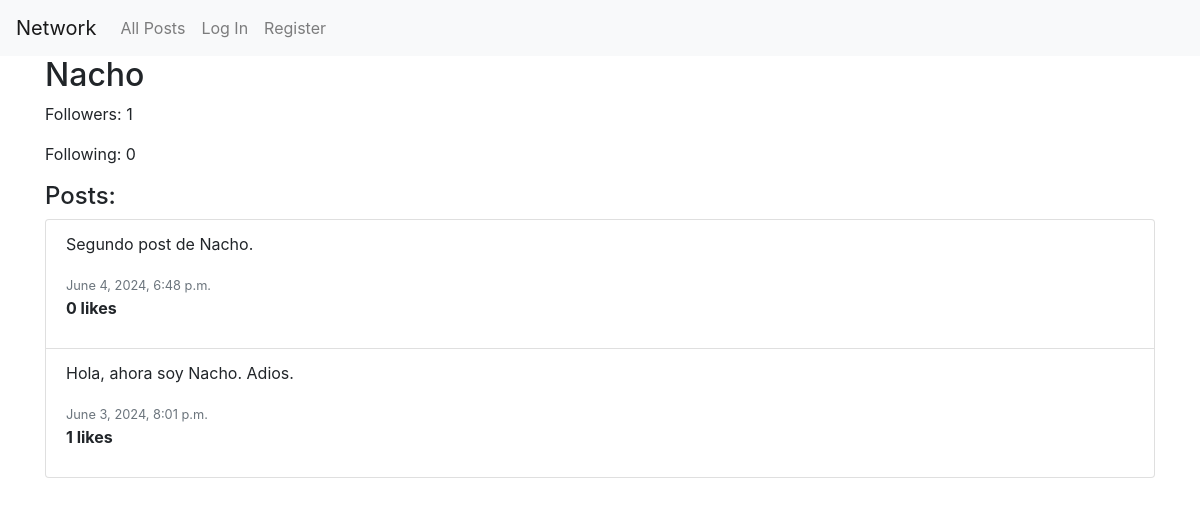
The page /profile/Nacho/ on the database its author committed.
### network/models.py (models this page shows, shortened)
class User(AbstractUser):
    pass

class Post(models.Model):
    user = models.ForeignKey(User, on_delete=models.CASCADE, related_name="posts")
    content = models.TextField(blank=True)
    timestamp = models.DateTimeField(auto_now_add=True)

### network/views.py (the view)
# urls.py: path('profile/<str:username>/', views.profile, name='profile'),  # Ruta para ver el perfil de usuario
def profile(request, username):
    user_profile = get_object_or_404(User, username=username)
    user_with_counts = User.objects.filter(username=username).annotate(
        followers_count=Count('followed'),  # followed es el related_name para los seguidores
        following_count=Count('follower')   # follower es el related_name para los seguidos
    ).get()
    posts = Post.objects.filter(user=user_profile).annotate(likes_count=Count('liked')).order_by('-timestamp')
    following = False
    if request.user.is_authenticated:
        following = Follow.objects.filter(user=request.user, following=user_profile).exists()
    return render(request, "network/profile.html", {
        "posts": posts,
        "user_profile": user_profile,
        "followers_count": user_with_counts.followers_count,
        "following_count": user_with_counts.following_count,
        "following": following
    })

### network/templates/network/profile.html (shortened to what this page needs)
{% extends "network/layout.html" %}
{% block body %}
<div class="container">
    <h2>{{ user_profile.username }}</h2>
    <p>Followers: {{ followers_count }}</p>
    <p>Following: {{ following_count }}</p>
    <h4>Posts:</h4>
    <ul class="list-group">
        {% for post in posts %}
            <li class="list-group-item">
                <p>{{ post.content }}</p>
                <small class="text-muted">{{ post.timestamp }}</small>
                <p><strong>{{ post.likes_count }} likes</strong></p>
            </li>
        {% endfor %}
    </ul>
</div>
{% endblock %}

### rows shown on the page
User: username "Nacho"
Post: content "Segundo post de Nacho.", timestamp "June 4, 2024, 6:48 p.m.", likes_count "0"
Post: content "Hola, ahora soy Nacho. Adios.", timestamp "June 3, 2024, 8:01 p.m.", likes_count "1"

### other values the page prints
{{ followers_count }} "1"
{{ following_count }} "0"
